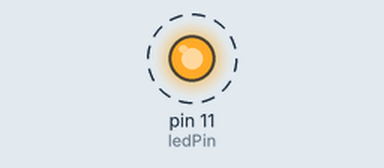
Simulated run of this sketch. Board: Arduino Uno, built with avr-gcc and run on an emulated ATmega328P. Parts: output pins drawn as LEDs (lit = HIGH). Dashed ring = blinking.

Above: at 0.2 s.
Timing chart, 0 to 3.5 s (numbered marks = the images above):
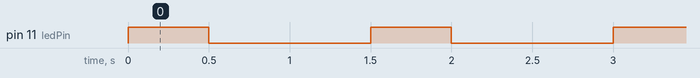

Measured:
- by itself, pin 11 (ledPin): alternates HIGH for 0.50 s and LOW for 1.0 s

The sketch:

Blinking_LED.ino
```cpp
#define ledPin 11 //Declaram pinul 11 ca fiind pinul pentru LED

void setup() {
  // put your setup code here, to run once:
  pinMode(ledPin,OUTPUT); //Seteaza pinul 11 de pe portul digital ca output

}


void loop() {
  // put your main code here, to run repeatedly:
  digitalWrite(ledPin, HIGH); //Aprinde LED
  delay(500);            // pune pauza o jumatate de secunda
  digitalWrite(ledPin, LOW);  //Stinge LED
  delay(1000);            //pune din nou pauza o secunda

}
```
